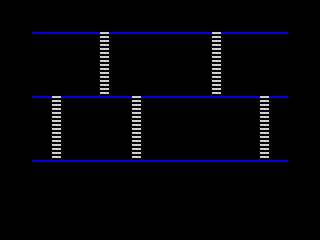

Rendered tile map (Tiled .tmx) drawn with the repository's tilesets; below, a short description and the full map source, tile grids included:
An orthogonal 20x15 tile map with 16x16 px tiles, 2 tile layers (platforms, ladders), 1 hidden layer not drawn, 2 tilesets.

<map version="1.2" tiledversion="1.2.3" orientation="orthogonal" renderorder="right-down" width="20" height="15" tilewidth="16" tileheight="16" infinite="0" nextlayerid="4" nextobjectid="1">
 <tileset firstgid="1" source="sprites.tsx" />
 <tileset firstgid="166" source="collision.tsx" />
 <layer id="1" name="platforms" width="20" height="15">
  <data encoding="csv">
0,0,0,0,0,0,0,0,0,0,0,0,0,0,0,0,0,0,0,0,
0,0,0,0,0,0,0,0,0,0,0,0,0,0,0,0,0,0,0,0,
0,0,20,20,20,20,20,20,20,20,20,20,20,20,20,20,20,20,0,0,
0,0,0,0,0,0,0,0,0,0,0,0,0,0,0,0,0,0,0,0,
0,0,0,0,0,0,0,0,0,0,0,0,0,0,0,0,0,0,0,0,
0,0,0,0,0,0,0,0,0,0,0,0,0,0,0,0,0,0,0,0,
0,0,20,20,20,20,20,20,20,20,20,20,20,20,20,20,20,20,0,0,
0,0,0,0,0,0,0,0,0,0,0,0,0,0,0,0,0,0,0,0,
0,0,0,0,0,0,0,0,0,0,0,0,0,0,0,0,0,0,0,0,
0,0,0,0,0,0,0,0,0,0,0,0,0,0,0,0,0,0,0,0,
0,0,20,20,20,20,20,20,20,20,20,20,20,20,20,20,20,20,0,0,
0,0,0,0,0,0,0,0,0,0,0,0,0,0,0,0,0,0,0,0,
0,0,0,0,0,0,0,0,0,0,0,0,0,0,0,0,0,0,0,0,
0,0,0,0,0,0,0,0,0,0,0,0,0,0,0,0,0,0,0,0,
0,0,0,0,0,0,0,0,0,0,0,0,0,0,0,0,0,0,0,0
</data>
 </layer>
 <layer id="2" name="ladders" width="20" height="15">
  <data encoding="csv">
0,0,0,0,0,0,0,0,0,0,0,0,0,0,0,0,0,0,0,0,
0,0,0,0,0,0,0,0,0,0,0,0,0,0,0,0,0,0,0,0,
0,0,0,0,0,0,21,0,0,0,0,0,0,21,0,0,0,0,0,0,
0,0,0,0,0,0,21,0,0,0,0,0,0,21,0,0,0,0,0,0,
0,0,0,0,0,0,21,0,0,0,0,0,0,21,0,0,0,0,0,0,
0,0,0,0,0,0,21,0,0,0,0,0,0,21,0,0,0,0,0,0,
0,0,0,21,0,0,0,0,21,0,0,0,0,0,0,0,21,0,0,0,
0,0,0,21,0,0,0,0,21,0,0,0,0,0,0,0,21,0,0,0,
0,0,0,21,0,0,0,0,21,0,0,0,0,0,0,0,21,0,0,0,
0,0,0,21,0,0,0,0,21,0,0,0,0,0,0,0,21,0,0,0,
0,0,0,0,0,0,0,0,0,0,0,0,0,0,0,0,0,0,0,0,
0,0,0,0,0,0,0,0,0,0,0,0,0,0,0,0,0,0,0,0,
0,0,0,0,0,0,0,0,0,0,0,0,0,0,0,0,0,0,0,0,
0,0,0,0,0,0,0,0,0,0,0,0,0,0,0,0,0,0,0,0,
0,0,0,0,0,0,0,0,0,0,0,0,0,0,0,0,0,0,0,0
</data>
 </layer>
 <layer id="3" name="collision" width="20" height="15" visible="0" opacity="0.25">
  <properties>
   <property name="collidable" type="bool" value="true" />
  </properties>
  <data encoding="csv">
166,166,166,166,166,166,166,166,166,166,166,166,166,166,166,166,166,166,166,0,
166,0,0,0,0,0,0,0,0,0,0,0,0,0,0,0,0,0,166,0,
0,166,166,166,166,166,0,166,166,166,166,166,166,0,166,166,166,166,166,0,
0,0,0,0,0,166,0,166,0,0,0,0,166,0,166,0,0,0,0,0,
0,166,166,166,166,166,0,166,166,166,166,166,166,0,166,166,166,166,166,0,
0,166,0,0,0,0,0,0,0,0,0,0,0,0,0,0,0,0,166,0,
0,166,166,0,166,166,166,166,0,166,166,166,166,166,166,166,0,166,166,0,
0,0,166,0,166,0,0,166,0,166,0,0,0,0,0,166,0,166,0,0,
0,166,166,0,166,166,166,166,0,166,166,166,166,166,166,166,0,166,166,0,
0,166,0,0,0,0,0,0,0,0,0,0,0,0,0,0,0,0,166,0,
0,166,166,166,166,166,166,166,166,166,166,166,166,166,166,166,166,166,166,0,
0,0,0,0,0,0,0,0,0,0,0,0,0,0,0,0,0,0,0,0,
0,0,0,0,0,0,0,0,0,0,0,0,0,0,0,0,0,0,0,0,
0,0,0,0,0,0,0,0,0,0,0,0,0,0,0,0,0,0,0,0,
0,0,0,0,0,0,0,0,0,0,0,0,0,0,0,0,0,0,0,0
</data>
 </layer>
</map>
